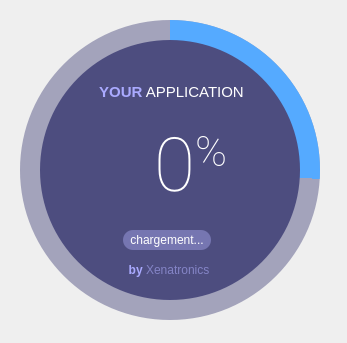
<?xml version="1.0" encoding="UTF-8"?>
<ui version="4.0">
 <class>MainWindow</class>
 <widget class="QMainWindow" name="MainWindow">
  <property name="geometry">
   <rect>
    <x>0</x>
    <y>0</y>
    <width>347</width>
    <height>343</height>
   </rect>
  </property>
  <property name="windowTitle">
   <string>MainWindow</string>
  </property>
  <widget class="QWidget" name="centralwidget">
   <widget class="QFrame" name="circularProgressBarBase">
    <property name="geometry">
     <rect>
      <x>10</x>
      <y>10</y>
      <width>320</width>
      <height>320</height>
     </rect>
    </property>
    <property name="frameShape">
     <enum>QFrame::NoFrame</enum>
    </property>
    <property name="frameShadow">
     <enum>QFrame::Raised</enum>
    </property>
    <widget class="QFrame" name="circularProgress">
     <property name="geometry">
      <rect>
       <x>10</x>
       <y>10</y>
       <width>300</width>
       <height>300</height>
      </rect>
     </property>
     <property name="styleSheet">
      <string notr="true">QFrame{
background-color: qconicalgradient(cx:0.5, cy:0.5, angle:90, stop:0.74 rgba(255, 0, 127, 0), stop:0.741 rgba(85, 170, 255, 255));

border-radius:150px;
}</string>
     </property>
     <property name="frameShape">
      <enum>QFrame::NoFrame</enum>
     </property>
     <property name="frameShadow">
      <enum>QFrame::Raised</enum>
     </property>
    </widget>
    <widget class="QFrame" name="circularBg">
     <property name="geometry">
      <rect>
       <x>10</x>
       <y>10</y>
       <width>300</width>
       <height>300</height>
      </rect>
     </property>
     <property name="styleSheet">
      <string notr="true">QFrame{	
border-radius:150px;
background-color: rgba(77, 77, 127,120);
}</string>
     </property>
     <property name="frameShape">
      <enum>QFrame::NoFrame</enum>
     </property>
     <property name="frameShadow">
      <enum>QFrame::Raised</enum>
     </property>
    </widget>
    <widget class="QFrame" name="frame">
     <property name="geometry">
      <rect>
       <x>30</x>
       <y>30</y>
       <width>260</width>
       <height>260</height>
      </rect>
     </property>
     <property name="styleSheet">
      <string notr="true">QFrame{
border-radius:130px;
background-color: rgb(77, 77, 127);
}</string>
     </property>
     <property name="frameShape">
      <enum>QFrame::NoFrame</enum>
     </property>
     <property name="frameShadow">
      <enum>QFrame::Raised</enum>
     </property>
     <widget class="QLabel" name="label_4">
      <property name="geometry">
       <rect>
        <x>80</x>
        <y>220</y>
        <width>98</width>
        <height>20</height>
       </rect>
      </property>
      <property name="font">
       <font>
        <family>Segoe UI</family>
        <pointsize>9</pointsize>
       </font>
      </property>
      <property name="styleSheet">
       <string notr="true">color:white;
background-color: none;</string>
      </property>
      <property name="text">
       <string>&lt;html&gt;&lt;head/&gt;&lt;body&gt;&lt;p&gt;&lt;span style=&quot; font-weight:600; color:#aaaaff;&quot;&gt;by &lt;/span&gt;&lt;span style=&quot; color:#8484c6;&quot;&gt;Xenatronics&lt;/span&gt;&lt;/p&gt;&lt;/body&gt;&lt;/html&gt;</string>
      </property>
      <property name="alignment">
       <set>Qt::AlignCenter</set>
      </property>
     </widget>
     <widget class="QLabel" name="label_description">
      <property name="geometry">
       <rect>
        <x>43</x>
        <y>190</y>
        <width>168</width>
        <height>20</height>
       </rect>
      </property>
      <property name="font">
       <font>
        <family>Segoe UI</family>
        <pointsize>9</pointsize>
       </font>
      </property>
      <property name="styleSheet">
       <string notr="true">QLabel
{
border-radius:10px;
color:white;
background-color: rgb(118, 118, 177);
margin-left:40px;
margin-right:40px;
}</string>
      </property>
      <property name="text">
       <string>chargement...</string>
      </property>
      <property name="alignment">
       <set>Qt::AlignCenter</set>
      </property>
     </widget>
     <widget class="QLabel" name="label_name">
      <property name="geometry">
       <rect>
        <x>50</x>
        <y>40</y>
        <width>163</width>
        <height>25</height>
       </rect>
      </property>
      <property name="font">
       <font>
        <family>Segoe UI</family>
        <pointsize>12</pointsize>
       </font>
      </property>
      <property name="styleSheet">
       <string notr="true">color:white;
background-color: none;</string>
      </property>
      <property name="text">
       <string>&lt;html&gt;&lt;head/&gt;&lt;body&gt;&lt;p&gt;&lt;span style=&quot; font-size:11pt; font-weight:600; color:#aaaaff;&quot;&gt;YOUR&lt;/span&gt;&lt;span style=&quot; font-size:11pt;&quot;&gt; APPLICATION&lt;/span&gt;&lt;/p&gt;&lt;/body&gt;&lt;/html&gt;</string>
      </property>
      <property name="alignment">
       <set>Qt::AlignCenter</set>
      </property>
     </widget>
     <widget class="QLabel" name="label_value">
      <property name="geometry">
       <rect>
        <x>30</x>
        <y>70</y>
        <width>241</width>
        <height>111</height>
       </rect>
      </property>
      <property name="font">
       <font>
        <family>Roboto Thin</family>
        <pointsize>60</pointsize>
       </font>
      </property>
      <property name="styleSheet">
       <string notr="true">color:white;
background-color: none;</string>
      </property>
      <property name="text">
       <string>&lt;html&gt;&lt;head/&gt;&lt;body&gt;&lt;p&gt;&lt;span style=&quot; font-size:56pt; color:#ffffff;&quot;&gt;0&lt;/span&gt;&lt;span style=&quot; font-size:48pt; color:#ffffff; vertical-align:super;&quot;&gt;%&lt;/span&gt;&lt;/p&gt;&lt;/body&gt;&lt;/html&gt;</string>
      </property>
      <property name="alignment">
       <set>Qt::AlignCenter</set>
      </property>
     </widget>
    </widget>
    <zorder>circularBg</zorder>
    <zorder>circularProgress</zorder>
    <zorder>frame</zorder>
   </widget>
  </widget>
 </widget>
 <resources/>
 <connections/>
</ui>
